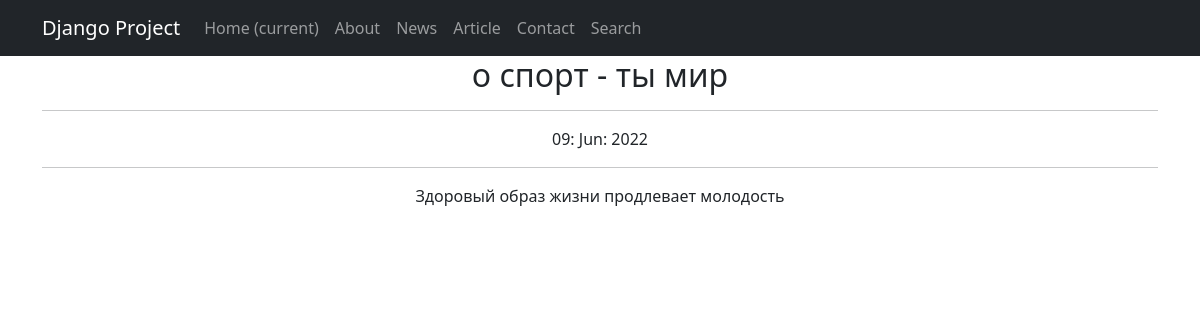
The page /16 on the database its author committed.
### portal/models.py (models this page shows, shortened)
class Post(models.Model):
    news = 'NW'
    article = 'AT'
    TYPES = [
        (news, 'новости'),
        (article, 'статья'),
    ]
    author_id = models.ForeignKey(Author, on_delete=models.CASCADE)
    types_of_topic = models.CharField(max_length=2, default=news, choices=TYPES)
    datetime_of_topic = models.DateTimeField(auto_now_add=True)
    post_category = models.ManyToManyField(Category, through='PostCategory')
    title = models.CharField(max_length=256, default='title')
    text = models.TextField(default='text')
    rating = models.SmallIntegerField(default=0)

### portal/views.py (the view)
# urls.py: path('<int:pk>', PostDetail.as_view(), name='postdetail'),
class PostDetail(DetailView):
    model = Post
    template_name = 'news_detail.html'
    context_object_name = 'news_detail'
    def get(self, request, *args, **kwargs):
        try:
            self.object = self.get_object()
        except Http404:
            return redirect('search')
        context = self.get_context_data(object=self.object)
        return self.render_to_response(context)

### portal/templatetags/censor.py (called while the page is built)
@register.filter()
def censor(value):
    text = str(value).replace('информация', ''.join(['*' for i in range(len('информация'))]))
    return text

### templates/news_detail.html (shortened to what this page needs)
{% extends 'flatpages/default.html' %}
{% load censor %}
{% block content %}
<h2>{{ news_detail.title }}</h2>
<hr>
{{ news_detail.datetime_of_topic|date:'d: M: Y' }}
<hr>
{{ news_detail.text|censor }}
{% endblock content %}

### rows shown on the page
Post: title "о спорт - ты мир", datetime_of_topic "09: Jun: 2022", text|censor "Здоровый образ жизни продлевает молодость"
